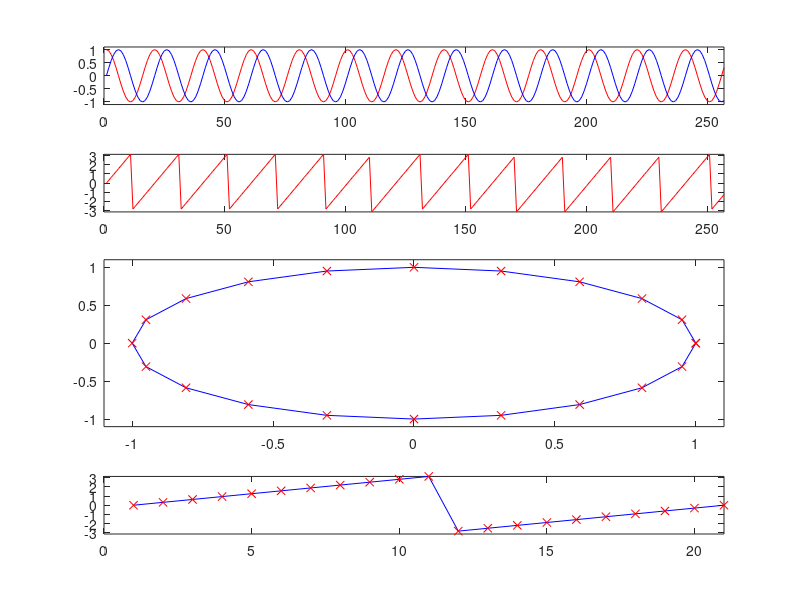

MATLAB code to generate this figure:
n = [0:256];
a = 1.0;
b = 1.0;
p1 = 0.0;
p2 = 0.0;

x = a*cos(2*pi*n/20+p1) + j*b*sin(2*pi*n/20+p2);

subplot(5,1,1);
plot(real(x), 'r-', imag(x), 'b-'); axis([0 length(x) -1.1 1.1]);

subplot(5,1,2);
plot(arg(x), 'r-'); axis([0 length(x) -pi pi]);

subplot(5,1,[3 4]);
plot(real(x(1:21)), imag(x(1:21)), 'b-', real(x(1:21)), imag(x(1:21)), 'rx');
axis([-1.1 1.1 -1.1 1.1 ]);

subplot(5,1,5);
plot(arg(x(1:21)),'b-', arg(x(1:21)), 'rx'); 
axis([0 21 -pi pi]);